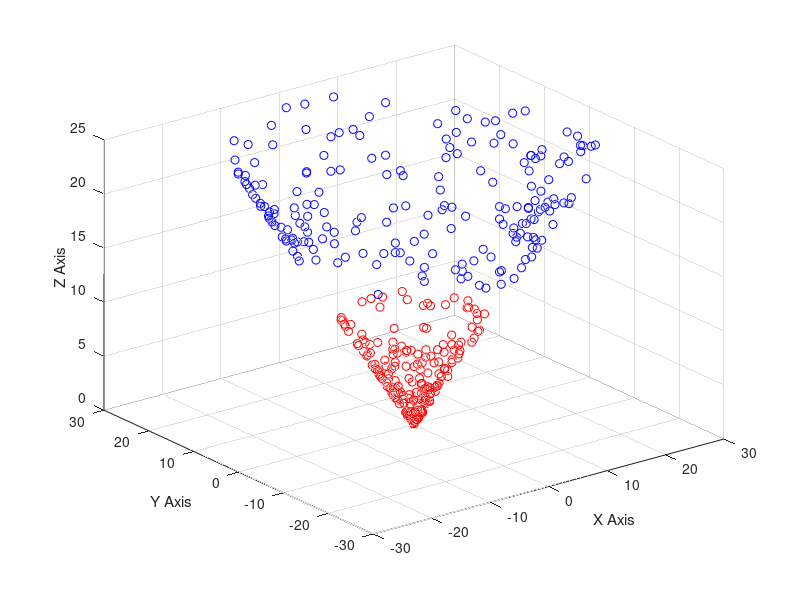

MATLAB code to generate this figure:
% constants
n = 200; radius = 10; theta = 2 * pi * rand(n, 1);

% points inside the circle
r_in = rand(n, 1) * radius;
x_in = r_in .* cos(theta);
y_in = r_in .* sin(theta);
label_in = ones(n, 1);

% points outside the circle
r_out = radius + 5 + rand(n, 1) * radius;
x_out = r_out .* cos(theta);
y_out = r_out .* sin(theta);
label_out = -1 * ones(n, 1);

% final points
instances = [x_in y_in; x_out y_out;];
labels = [label_in; label_out;];

% plot the points in 2D
% scatter(instances(1:200, 1), instances(1:200, 2), 'r');
% hold on;
% scatter(instances(201:400, 1), instances(201:400, 2), 'b');
% hold off;

% transform the input to 3D and plot again
instances = [instances sqrt(power(instances(:, 1), 2) + power(instances(:, 2), 2))];
scatter3(instances(1:n, 1), instances(1:n, 2), instances(1:n, 3), 'r');
hold on;
scatter3(instances(n + 1:end, 1), instances(n + 1:end, 2), instances(n + 1:end, 3), 'b');
xlabel('X Axis'); ylabel('Y Axis'); zlabel('Z Axis'); grid on;
hold off;
